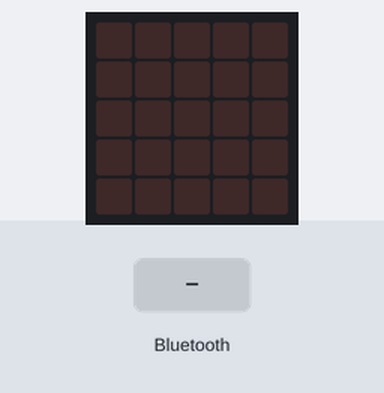
A program run on a simulated BBC micro:bit (MakeCode). Parts: the board's 5×5 LED display. Inputs (shaded band) come from the test bench.

Above: at 1.2 s.
1.3 s: a phone disconnects over Bluetooth
At 2.5 s:
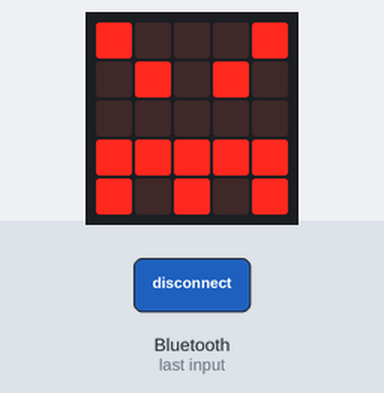
2.8 s: a phone connects over Bluetooth
At 3.8 s:
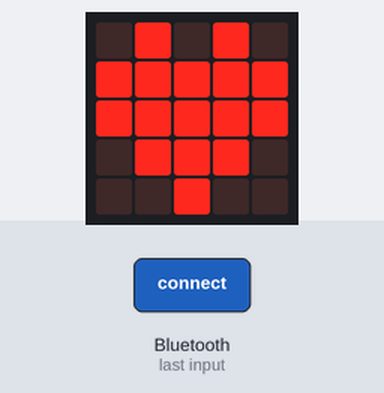
Timing chart, 0 to 5.8 s (numbered marks = the images above; inputs shaded):
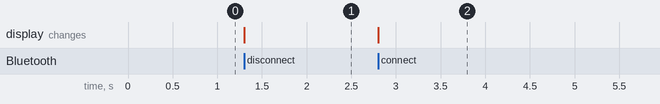

Measured:
- after the input at 1.3 s, the display: changes at once (image 1)
- after the input at 2.8 s, the display: changes at once (image 2)

The program:

interval.py
```python
CONNECTED = False

def on_bluetooth_connected():
    CONNECTED = True
    basic.show_icon(IconNames.HEART)

def on_bluetooth_disconnected():
    CONNECTED = False
    basic.show_icon(IconNames.ANGRY)

def sendData():
    if CONNECTED:
        try:
            value = pins.analog_read_pin(AnalogPin.P0)
            bluetooth.uart_write_value("SOLAR", value)
        except:
            pass

bluetooth.start_uart_service()
bluetooth.on_bluetooth_disconnected(on_bluetooth_disconnected)
bluetooth.on_bluetooth_connected(on_bluetooth_connected)
loops.every_interval(5000, sendData)
```
